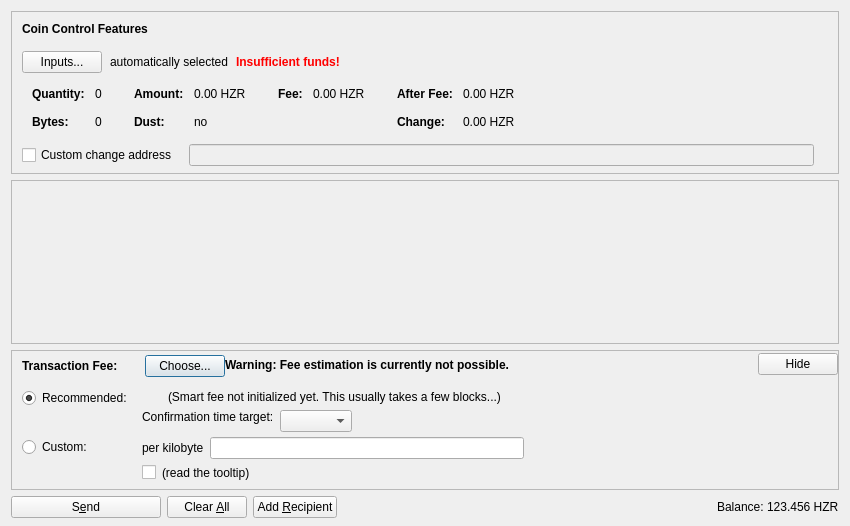
<?xml version="1.0" encoding="UTF-8"?>
<ui version="4.0">
 <class>SendCoinsDialog</class>
 <widget class="QDialog" name="SendCoinsDialog">
  <property name="geometry">
   <rect>
    <x>0</x>
    <y>0</y>
    <width>850</width>
    <height>526</height>
   </rect>
  </property>
  <property name="windowTitle">
   <string>Send Coins</string>
  </property>
  <layout class="QVBoxLayout" name="verticalLayout" stretch="0,1,0,0">
   <property name="bottomMargin">
    <number>8</number>
   </property>
   <item>
    <widget class="QFrame" name="frameCoinControl">
     <property name="sizePolicy">
      <sizepolicy hsizetype="Expanding" vsizetype="Expanding">
       <horstretch>0</horstretch>
       <verstretch>0</verstretch>
      </sizepolicy>
     </property>
     <property name="maximumSize">
      <size>
       <width>16777215</width>
       <height>16777215</height>
      </size>
     </property>
     <property name="frameShape">
      <enum>QFrame::StyledPanel</enum>
     </property>
     <property name="frameShadow">
      <enum>QFrame::Sunken</enum>
     </property>
     <layout class="QVBoxLayout" name="verticalLayoutCoinControl2">
      <property name="spacing">
       <number>0</number>
      </property>
      <property name="leftMargin">
       <number>0</number>
      </property>
      <property name="topMargin">
       <number>0</number>
      </property>
      <property name="rightMargin">
       <number>0</number>
      </property>
      <property name="bottomMargin">
       <number>6</number>
      </property>
      <item>
       <layout class="QVBoxLayout" name="verticalLayoutCoinControl" stretch="0,0,0,0,1">
        <property name="spacing">
         <number>0</number>
        </property>
        <property name="leftMargin">
         <number>10</number>
        </property>
        <property name="topMargin">
         <number>10</number>
        </property>
        <item>
         <layout class="QHBoxLayout" name="horizontalLayoutCoinControl1">
          <property name="bottomMargin">
           <number>15</number>
          </property>
          <item>
           <widget class="QLabel" name="labelCoinControlFeatures">
            <property name="sizePolicy">
             <sizepolicy hsizetype="Preferred" vsizetype="Maximum">
              <horstretch>0</horstretch>
              <verstretch>0</verstretch>
             </sizepolicy>
            </property>
            <property name="font">
             <font>
              <weight>75</weight>
              <bold>true</bold>
             </font>
            </property>
            <property name="styleSheet">
             <string notr="true">font-weight:bold;</string>
            </property>
            <property name="text">
             <string>Coin Control Features</string>
            </property>
           </widget>
          </item>
         </layout>
        </item>
        <item>
         <layout class="QHBoxLayout" name="horizontalLayoutCoinControl2" stretch="0,0,0,0">
          <property name="spacing">
           <number>8</number>
          </property>
          <property name="bottomMargin">
           <number>10</number>
          </property>
          <item>
           <widget class="QPushButton" name="pushButtonCoinControl">
            <property name="styleSheet">
             <string notr="true"/>
            </property>
            <property name="text">
             <string>Inputs...</string>
            </property>
            <property name="autoDefault">
             <bool>false</bool>
            </property>
           </widget>
          </item>
          <item>
           <widget class="QLabel" name="labelCoinControlAutomaticallySelected">
            <property name="text">
             <string>automatically selected</string>
            </property>
            <property name="margin">
             <number>5</number>
            </property>
           </widget>
          </item>
          <item>
           <widget class="QLabel" name="labelCoinControlInsuffFunds">
            <property name="font">
             <font>
              <weight>75</weight>
              <bold>true</bold>
             </font>
            </property>
            <property name="styleSheet">
             <string notr="true">color:red;font-weight:bold;</string>
            </property>
            <property name="text">
             <string>Insufficient funds!</string>
            </property>
            <property name="margin">
             <number>5</number>
            </property>
           </widget>
          </item>
          <item>
           <spacer name="horizontalSpacerCoinControl">
            <property name="orientation">
             <enum>Qt::Horizontal</enum>
            </property>
            <property name="sizeHint" stdset="0">
             <size>
              <width>40</width>
              <height>1</height>
             </size>
            </property>
           </spacer>
          </item>
         </layout>
        </item>
        <item>
         <widget class="QWidget" name="widgetCoinControl" native="true">
          <property name="sizePolicy">
           <sizepolicy hsizetype="Preferred" vsizetype="Preferred">
            <horstretch>0</horstretch>
            <verstretch>0</verstretch>
           </sizepolicy>
          </property>
          <property name="minimumSize">
           <size>
            <width>0</width>
            <height>0</height>
           </size>
          </property>
          <property name="styleSheet">
           <string notr="true"/>
          </property>
          <layout class="QHBoxLayout" name="horizontalLayoutCoinControl5">
           <property name="leftMargin">
            <number>0</number>
           </property>
           <property name="topMargin">
            <number>0</number>
           </property>
           <property name="rightMargin">
            <number>0</number>
           </property>
           <property name="bottomMargin">
            <number>0</number>
           </property>
           <item>
            <layout class="QHBoxLayout" name="horizontalLayoutCoinControl3" stretch="0,0,0,1">
             <property name="spacing">
              <number>20</number>
             </property>
             <property name="topMargin">
              <number>0</number>
             </property>
             <property name="bottomMargin">
              <number>10</number>
             </property>
             <item>
              <layout class="QFormLayout" name="formLayoutCoinControl1">
               <property name="horizontalSpacing">
                <number>10</number>
               </property>
               <property name="verticalSpacing">
                <number>14</number>
               </property>
               <property name="leftMargin">
                <number>10</number>
               </property>
               <property name="topMargin">
                <number>4</number>
               </property>
               <property name="rightMargin">
                <number>6</number>
               </property>
               <item row="0" column="0">
                <widget class="QLabel" name="labelCoinControlQuantityText">
                 <property name="font">
                  <font>
                   <weight>75</weight>
                   <bold>true</bold>
                  </font>
                 </property>
                 <property name="text">
                  <string>Quantity:</string>
                 </property>
                 <property name="margin">
                  <number>0</number>
                 </property>
                </widget>
               </item>
               <item row="0" column="1">
                <widget class="QLabel" name="labelCoinControlQuantity">
                 <property name="cursor">
                  <cursorShape>IBeamCursor</cursorShape>
                 </property>
                 <property name="contextMenuPolicy">
                  <enum>Qt::ActionsContextMenu</enum>
                 </property>
                 <property name="text">
                  <string notr="true">0</string>
                 </property>
                 <property name="margin">
                  <number>0</number>
                 </property>
                 <property name="textInteractionFlags">
                  <set>Qt::LinksAccessibleByMouse|Qt::TextSelectableByKeyboard|Qt::TextSelectableByMouse</set>
                 </property>
                </widget>
               </item>
               <item row="1" column="0">
                <widget class="QLabel" name="labelCoinControlBytesText">
                 <property name="font">
                  <font>
                   <weight>75</weight>
                   <bold>true</bold>
                  </font>
                 </property>
                 <property name="text">
                  <string>Bytes:</string>
                 </property>
                </widget>
               </item>
               <item row="1" column="1">
                <widget class="QLabel" name="labelCoinControlBytes">
                 <property name="cursor">
                  <cursorShape>IBeamCursor</cursorShape>
                 </property>
                 <property name="contextMenuPolicy">
                  <enum>Qt::ActionsContextMenu</enum>
                 </property>
                 <property name="text">
                  <string notr="true">0</string>
                 </property>
                 <property name="textInteractionFlags">
                  <set>Qt::LinksAccessibleByMouse|Qt::TextSelectableByKeyboard|Qt::TextSelectableByMouse</set>
                 </property>
                </widget>
               </item>
              </layout>
             </item>
             <item>
              <layout class="QFormLayout" name="formLayoutCoinControl2">
               <property name="horizontalSpacing">
                <number>10</number>
               </property>
               <property name="verticalSpacing">
                <number>14</number>
               </property>
               <property name="leftMargin">
                <number>6</number>
               </property>
               <property name="topMargin">
                <number>4</number>
               </property>
               <property name="rightMargin">
                <number>6</number>
               </property>
               <item row="0" column="0">
                <widget class="QLabel" name="labelCoinControlAmountText">
                 <property name="font">
                  <font>
                   <weight>75</weight>
                   <bold>true</bold>
                  </font>
                 </property>
                 <property name="text">
                  <string>Amount:</string>
                 </property>
                 <property name="margin">
                  <number>0</number>
                 </property>
                </widget>
               </item>
               <item row="0" column="1">
                <widget class="QLabel" name="labelCoinControlAmount">
                 <property name="cursor">
                  <cursorShape>IBeamCursor</cursorShape>
                 </property>
                 <property name="contextMenuPolicy">
                  <enum>Qt::ActionsContextMenu</enum>
                 </property>
                 <property name="text">
                  <string notr="true">0.00 HZR</string>
                 </property>
                 <property name="textInteractionFlags">
                  <set>Qt::LinksAccessibleByMouse|Qt::TextSelectableByKeyboard|Qt::TextSelectableByMouse</set>
                 </property>
                </widget>
               </item>
               <item row="1" column="0">
                <widget class="QLabel" name="labelCoinControlLowOutputText">
                 <property name="font">
                  <font>
                   <weight>75</weight>
                   <bold>true</bold>
                  </font>
                 </property>
                 <property name="text">
                  <string>Dust:</string>
                 </property>
                </widget>
               </item>
               <item row="1" column="1">
                <widget class="QLabel" name="labelCoinControlLowOutput">
                 <property name="cursor">
                  <cursorShape>IBeamCursor</cursorShape>
                 </property>
                 <property name="contextMenuPolicy">
                  <enum>Qt::ActionsContextMenu</enum>
                 </property>
                 <property name="text">
                  <string notr="true">no</string>
                 </property>
                 <property name="textInteractionFlags">
                  <set>Qt::LinksAccessibleByMouse|Qt::TextSelectableByKeyboard|Qt::TextSelectableByMouse</set>
                 </property>
                </widget>
               </item>
              </layout>
             </item>
             <item>
              <layout class="QFormLayout" name="formLayoutCoinControl3">
               <property name="horizontalSpacing">
                <number>10</number>
               </property>
               <property name="verticalSpacing">
                <number>14</number>
               </property>
               <property name="leftMargin">
                <number>6</number>
               </property>
               <property name="topMargin">
                <number>4</number>
               </property>
               <property name="rightMargin">
                <number>6</number>
               </property>
               <item row="0" column="0">
                <widget class="QLabel" name="labelCoinControlFeeText">
                 <property name="font">
                  <font>
                   <weight>75</weight>
                   <bold>true</bold>
                  </font>
                 </property>
                 <property name="text">
                  <string>Fee:</string>
                 </property>
                 <property name="margin">
                  <number>0</number>
                 </property>
                </widget>
               </item>
               <item row="0" column="1">
                <widget class="QLabel" name="labelCoinControlFee">
                 <property name="cursor">
                  <cursorShape>IBeamCursor</cursorShape>
                 </property>
                 <property name="contextMenuPolicy">
                  <enum>Qt::ActionsContextMenu</enum>
                 </property>
                 <property name="text">
                  <string notr="true">0.00 HZR</string>
                 </property>
                 <property name="textInteractionFlags">
                  <set>Qt::LinksAccessibleByMouse|Qt::TextSelectableByKeyboard|Qt::TextSelectableByMouse</set>
                 </property>
                </widget>
               </item>
              </layout>
             </item>
             <item>
              <layout class="QFormLayout" name="formLayoutCoinControl4">
               <property name="horizontalSpacing">
                <number>10</number>
               </property>
               <property name="verticalSpacing">
                <number>14</number>
               </property>
               <property name="leftMargin">
                <number>6</number>
               </property>
               <property name="topMargin">
                <number>4</number>
               </property>
               <property name="rightMargin">
                <number>6</number>
               </property>
               <item row="0" column="0">
                <widget class="QLabel" name="labelCoinControlAfterFeeText">
                 <property name="font">
                  <font>
                   <weight>75</weight>
                   <bold>true</bold>
                  </font>
                 </property>
                 <property name="text">
                  <string>After Fee:</string>
                 </property>
                 <property name="margin">
                  <number>0</number>
                 </property>
                </widget>
               </item>
               <item row="0" column="1">
                <widget class="QLabel" name="labelCoinControlAfterFee">
                 <property name="cursor">
                  <cursorShape>IBeamCursor</cursorShape>
                 </property>
                 <property name="contextMenuPolicy">
                  <enum>Qt::ActionsContextMenu</enum>
                 </property>
                 <property name="text">
                  <string notr="true">0.00 HZR</string>
                 </property>
                 <property name="textInteractionFlags">
                  <set>Qt::LinksAccessibleByMouse|Qt::TextSelectableByKeyboard|Qt::TextSelectableByMouse</set>
                 </property>
                </widget>
               </item>
               <item row="1" column="0">
                <widget class="QLabel" name="labelCoinControlChangeText">
                 <property name="font">
                  <font>
                   <weight>75</weight>
                   <bold>true</bold>
                  </font>
                 </property>
                 <property name="text">
                  <string>Change:</string>
                 </property>
                </widget>
               </item>
               <item row="1" column="1">
                <widget class="QLabel" name="labelCoinControlChange">
                 <property name="cursor">
                  <cursorShape>IBeamCursor</cursorShape>
                 </property>
                 <property name="contextMenuPolicy">
                  <enum>Qt::ActionsContextMenu</enum>
                 </property>
                 <property name="text">
                  <string notr="true">0.00 HZR</string>
                 </property>
                 <property name="textInteractionFlags">
                  <set>Qt::LinksAccessibleByMouse|Qt::TextSelectableByKeyboard|Qt::TextSelectableByMouse</set>
                 </property>
                </widget>
               </item>
              </layout>
             </item>
            </layout>
           </item>
          </layout>
         </widget>
        </item>
        <item>
         <layout class="QHBoxLayout" name="horizontalLayoutCoinControl4" stretch="0,0,0">
          <property name="spacing">
           <number>12</number>
          </property>
          <property name="sizeConstraint">
           <enum>QLayout::SetDefaultConstraint</enum>
          </property>
          <property name="topMargin">
           <number>5</number>
          </property>
          <property name="rightMargin">
           <number>5</number>
          </property>
          <item>
           <widget class="QCheckBox" name="checkBoxCoinControlChange">
            <property name="toolTip">
             <string>If this is activated, but the change address is empty or invalid, change will be sent to a newly generated address.</string>
            </property>
            <property name="text">
             <string>Custom change address</string>
            </property>
           </widget>
          </item>
          <item>
           <widget class="QValidatedLineEdit" name="lineEditCoinControlChange">
            <property name="enabled">
             <bool>false</bool>
            </property>
            <property name="sizePolicy">
             <sizepolicy hsizetype="Expanding" vsizetype="Fixed">
              <horstretch>0</horstretch>
              <verstretch>0</verstretch>
             </sizepolicy>
            </property>
           </widget>
          </item>
          <item>
           <widget class="QLabel" name="labelCoinControlChangeLabel">
            <property name="sizePolicy">
             <sizepolicy hsizetype="Preferred" vsizetype="Expanding">
              <horstretch>0</horstretch>
              <verstretch>0</verstretch>
             </sizepolicy>
            </property>
            <property name="minimumSize">
             <size>
              <width>0</width>
              <height>0</height>
             </size>
            </property>
            <property name="text">
             <string/>
            </property>
            <property name="margin">
             <number>3</number>
            </property>
           </widget>
          </item>
         </layout>
        </item>
        <item>
         <spacer name="verticalSpacerCoinControl">
          <property name="orientation">
           <enum>Qt::Vertical</enum>
          </property>
          <property name="sizeHint" stdset="0">
           <size>
            <width>800</width>
            <height>1</height>
           </size>
          </property>
         </spacer>
        </item>
       </layout>
      </item>
     </layout>
    </widget>
   </item>
   <item>
    <widget class="QScrollArea" name="scrollArea">
     <property name="widgetResizable">
      <bool>true</bool>
     </property>
     <widget class="QWidget" name="scrollAreaWidgetContents">
      <property name="geometry">
       <rect>
        <x>0</x>
        <y>0</y>
        <width>830</width>
        <height>104</height>
       </rect>
      </property>
      <layout class="QVBoxLayout" name="verticalLayout_2" stretch="0,1">
       <property name="leftMargin">
        <number>0</number>
       </property>
       <property name="topMargin">
        <number>0</number>
       </property>
       <property name="rightMargin">
        <number>0</number>
       </property>
       <property name="bottomMargin">
        <number>0</number>
       </property>
       <item>
        <layout class="QVBoxLayout" name="entries">
         <property name="spacing">
          <number>6</number>
         </property>
        </layout>
       </item>
       <item>
        <spacer name="verticalSpacer">
         <property name="orientation">
          <enum>Qt::Vertical</enum>
         </property>
         <property name="sizeHint" stdset="0">
          <size>
           <width>20</width>
           <height>40</height>
          </size>
         </property>
        </spacer>
       </item>
      </layout>
     </widget>
    </widget>
   </item>
   <item>
    <widget class="QFrame" name="frameFee">
     <property name="sizePolicy">
      <sizepolicy hsizetype="Expanding" vsizetype="Expanding">
       <horstretch>0</horstretch>
       <verstretch>0</verstretch>
      </sizepolicy>
     </property>
     <property name="maximumSize">
      <size>
       <width>16777215</width>
       <height>16777215</height>
      </size>
     </property>
     <property name="frameShape">
      <enum>QFrame::StyledPanel</enum>
     </property>
     <property name="frameShadow">
      <enum>QFrame::Sunken</enum>
     </property>
     <layout class="QVBoxLayout" name="verticalLayoutFee1">
      <property name="spacing">
       <number>0</number>
      </property>
      <property name="leftMargin">
       <number>0</number>
      </property>
      <property name="topMargin">
       <number>0</number>
      </property>
      <property name="rightMargin">
       <number>0</number>
      </property>
      <property name="bottomMargin">
       <number>0</number>
      </property>
      <item>
       <layout class="QVBoxLayout" name="verticalLayoutFee2" stretch="0,0,0">
        <property name="spacing">
         <number>0</number>
        </property>
        <property name="leftMargin">
         <number>10</number>
        </property>
        <property name="topMargin">
         <number>0</number>
        </property>
        <item>
         <layout class="QHBoxLayout" name="horizontalLayoutFee1">
          <property name="bottomMargin">
           <number>0</number>
          </property>
          <item>
           <layout class="QVBoxLayout" name="verticalLayoutFee7">
            <property name="spacing">
             <number>0</number>
            </property>
            <item>
             <spacer name="verticalSpacerSmartFee">
              <property name="orientation">
               <enum>Qt::Vertical</enum>
              </property>
              <property name="sizeType">
               <enum>QSizePolicy::Fixed</enum>
              </property>
              <property name="sizeHint" stdset="0">
               <size>
                <width>1</width>
                <height>4</height>
               </size>
              </property>
             </spacer>
            </item>
            <item>
             <layout class="QHBoxLayout" name="horizontalLayoutSmartFee">
              <property name="spacing">
               <number>10</number>
              </property>
              <item>
               <widget class="QLabel" name="labelFeeHeadline">
                <property name="sizePolicy">
                 <sizepolicy hsizetype="Preferred" vsizetype="Maximum">
                  <horstretch>0</horstretch>
                  <verstretch>0</verstretch>
                 </sizepolicy>
                </property>
                <property name="font">
                 <font>
                  <weight>75</weight>
                  <bold>true</bold>
                 </font>
                </property>
                <property name="styleSheet">
                 <string notr="true">font-weight:bold;</string>
                </property>
                <property name="text">
                 <string>Transaction Fee:</string>
                </property>
               </widget>
              </item>
              <item>
               <widget class="QLabel" name="labelFeeMinimized">
                <property name="text">
                 <string/>
                </property>
               </widget>
              </item>
              <item>
               <widget class="QPushButton" name="buttonChooseFee">
                <property name="text">
                 <string>Choose...</string>
                </property>
               </widget>
              </item>
             </layout>
            </item>
            <item>
             <spacer name="verticalSpacer_5">
              <property name="orientation">
               <enum>Qt::Vertical</enum>
              </property>
              <property name="sizeHint" stdset="0">
               <size>
                <width>1</width>
                <height>1</height>
               </size>
              </property>
             </spacer>
            </item>
           </layout>
          </item>
          <item>
           <widget class="QLabel" name="fallbackFeeWarningLabel">
            <property name="toolTip">
             <string>Using the fallbackfee can result in sending a transaction that will take several hours or days (or never) to confirm. Consider choosing your fee manually or wait until you have validated the complete chain.</string>
            </property>
            <property name="font">
            <font>
                <weight>75</weight>
                <bold>true</bold>
            </font>
            </property>
            <property name="text">
             <string>Warning: Fee estimation is currently not possible.</string>
            </property>
            <property name="wordWrap">
             <bool>false</bool>
            </property>
           </widget>
          </item>
          <item>
           <spacer name="horizontalSpacer_4">
            <property name="orientation">
             <enum>Qt::Horizontal</enum>
            </property>
            <property name="sizeType">
             <enum>QSizePolicy::MinimumExpanding</enum>
            </property>
            <property name="sizeHint" stdset="0">
             <size>
              <width>40</width>
              <height>20</height>
             </size>
            </property>
           </spacer>
          </item>
          <item>
           <widget class="QPushButton" name="buttonMinimizeFee">
            <property name="toolTip">
             <string>collapse fee-settings</string>
            </property>
            <property name="text">
             <string>Hide</string>
            </property>
           </widget>
          </item>
         </layout>
        </item>
        <item>
         <widget class="QFrame" name="frameFeeSelection">
          <layout class="QVBoxLayout" name="verticalLayoutFee12">
           <property name="spacing">
            <number>0</number>
           </property>
           <property name="leftMargin">
            <number>0</number>
           </property>
           <property name="topMargin">
            <number>0</number>
           </property>
           <property name="rightMargin">
            <number>0</number>
           </property>
           <property name="bottomMargin">
            <number>0</number>
           </property>
           <item>
            <layout class="QGridLayout" name="gridLayoutFee">
             <property name="topMargin">
              <number>10</number>
             </property>
             <property name="bottomMargin">
              <number>4</number>
             </property>
             <property name="horizontalSpacing">
              <number>10</number>
             </property>
             <property name="verticalSpacing">
              <number>4</number>
             </property>
             <item row="1" column="1">
              <layout class="QVBoxLayout" name="verticalLayoutFee8">
               <property name="spacing">
                <number>6</number>
               </property>
               <item>
                <layout class="QHBoxLayout" name="horizontalLayoutFee13">
                 <item>
                  <widget class="QLabel" name="labelCustomPerKilobyte">
                   <property name="toolTip">
                    <string>If the custom fee is set to 1000 satoshis and the transaction is only 250 bytes, then &quot;per kilobyte&quot; only pays 250 satoshis in fee, while &quot;total at least&quot; pays 1000 satoshis. For transactions bigger than a kilobyte both pay by kilobyte.</string>
                   </property>
                   <property name="text">
                    <string>per kilobyte</string>
                   </property>
                  </widget>
                 </item>
                 <item>
                  <widget class="BitcoinAmountField" name="customFee"/>
                 </item>
                 <item>
                  <spacer name="horizontalSpacer_6">
                   <property name="orientation">
                    <enum>Qt::Horizontal</enum>
                   </property>
                   <property name="sizeHint" stdset="0">
                    <size>
                     <width>1</width>
                     <height>1</height>
                    </size>
                   </property>
                  </spacer>
                 </item>
                </layout>
               </item>
               <item>
                <layout class="QHBoxLayout" name="horizontalLayoutFee8">
                 <item>
                  <widget class="QCheckBox" name="checkBoxMinimumFee">
                   <property name="toolTip">
                    <string>Paying only the minimum fee is just fine as long as there is less transaction volume than space in the blocks. But be aware that this can end up in a never confirming transaction once there is more demand for beeso transactions than the network can process.</string>
                   </property>
                   <property name="text">
                    <string/>
                   </property>
                  </widget>
                 </item>
                 <item>
                  <widget class="QLabel" name="labelMinFeeWarning">
                   <property name="enabled">
                    <bool>true</bool>
                   </property>
                   <property name="toolTip">
                    <string>Paying only the minimum fee is just fine as long as there is less transaction volume than space in the blocks. But be aware that this can end up in a never confirming transaction once there is more demand for beeso transactions than the network can process.</string>
                   </property>
                   <property name="text">
                    <string>(read the tooltip)</string>
                   </property>
                   <property name="margin">
                    <number>5</number>
                   </property>
                  </widget>
                 </item>
                 <item>
                  <spacer name="horizontalSpacer_2">
                   <property name="orientation">
                    <enum>Qt::Horizontal</enum>
                   </property>
                   <property name="sizeHint" stdset="0">
                    <size>
                     <width>1</width>
                     <height>1</height>
                    </size>
                   </property>
                  </spacer>
                 </item>
                </layout>
               </item>
              </layout>
             </item>
             <item row="0" column="0">
              <layout class="QVBoxLayout" name="verticalLayoutFee4" stretch="0,1">
               <item>
                <widget class="QRadioButton" name="radioSmartFee">
                 <property name="text">
                  <string>Recommended:</string>
                 </property>
                 <property name="checked">
                  <bool>true</bool>
                 </property>
                 <attribute name="buttonGroup">
                  <string notr="true">groupFee</string>
                 </attribute>
                </widget>
               </item>
               <item>
                <spacer name="verticalSpacer_2">
                 <property name="orientation">
                  <enum>Qt::Vertical</enum>
                 </property>
                 <property name="sizeHint" stdset="0">
                  <size>
                   <width>1</width>
                   <height>1</height>
                  </size>
                 </property>
                </spacer>
               </item>
              </layout>
             </item>
             <item row="1" column="0">
              <layout class="QVBoxLayout" name="verticalLayoutFee9" stretch="0,1">
               <item>
                <widget class="QRadioButton" name="radioCustomFee">
                 <property name="text">
                  <string>Custom:</string>
                 </property>
                 <attribute name="buttonGroup">
                  <string notr="true">groupFee</string>
                 </attribute>
                </widget>
               </item>
               <item>
                <spacer name="verticalSpacer_6">
                 <property name="orientation">
                  <enum>Qt::Vertical</enum>
                 </property>
                 <property name="sizeHint" stdset="0">
                  <size>
                   <width>1</width>
                   <height>1</height>
                  </size>
                 </property>
                </spacer>
               </item>
              </layout>
             </item>
             <item row="0" column="1">
              <layout class="QVBoxLayout" name="verticalLayoutFee3" stretch="0,0,1">
               <property name="spacing">
                <number>6</number>
               </property>
               <property name="topMargin">
                <number>2</number>
               </property>
               <item>
                <layout class="QHBoxLayout" name="horizontalLayoutFee12">
                 <item>
                  <widget class="QLabel" name="labelSmartFee">
                   <property name="text">
                    <string/>
                   </property>
                   <property name="margin">
                    <number>2</number>
                   </property>
                  </widget>
                 </item>
                 <item>
                  <widget class="QLabel" name="labelFeeEstimation">
                   <property name="text">
                    <string/>
                   </property>
                  </widget>
                 </item>
                 <item>
                  <widget class="QLabel" name="labelSmartFee2">
                   <property name="text">
                    <string>(Smart fee not initialized yet. This usually takes a few blocks...)</string>
                   </property>
                   <property name="margin">
                    <number>2</number>
                   </property>
                  </widget>
                 </item>
                 <item>
                  <spacer name="horizontalSpacer_5">
                   <property name="orientation">
                    <enum>Qt::Horizontal</enum>
                   </property>
                   <property name="sizeHint" stdset="0">
                    <size>
                     <width>1</width>
                     <height>1</height>
                    </size>
                   </property>
                  </spacer>
                 </item>
                </layout>
               </item>
               <item>
                <layout class="QHBoxLayout" name="horizontalLayoutFee9">
                 <item>
                  <layout class="QVBoxLayout" name="verticalLayoutFee6">
                   <item>
                    <widget class="QLabel" name="labelSmartFee3">
                     <property name="text">
                      <string>Confirmation time target:</string>
                     </property>
                     <property name="margin">
                      <number>2</number>
                     </property>
                    </widget>
                   </item>
                   <item>
                    <spacer name="verticalSpacer_3">
                     <property name="orientation">
                      <enum>Qt::Vertical</enum>
                     </property>
                     <property name="sizeHint" stdset="0">
                      <size>
                       <width>1</width>
                       <height>1</height>
                      </size>
                     </property>
                    </spacer>
                   </item>
                  </layout>
                 </item>
                 <item>
                  <layout class="QVBoxLayout" name="verticalLayoutFee5">
                   <property name="rightMargin">
                    <number>30</number>
                   </property>
                   <item>
                    <layout class="QHBoxLayout" name="horizontalLayoutConfTarget">
                     <property name="bottomMargin">
                      <number>0</number>
                     </property>
                     <item>
                      <widget class="QComboBox" name="confTargetSelector"/>
                     </item>
                     <item>
                      <spacer name="horizontalSpacerConfTarget">
                       <property name="orientation">
                        <enum>Qt::Horizontal</enum>
                       </property>
                       <property name="sizeHint" stdset="0">
                        <size>
                         <width>40</width>
                         <height>20</height>
                        </size>
                       </property>
                      </spacer>
                     </item>
                    </layout>
                   </item>
                  </layout>
                 </item>
                </layout>
               </item>
               <item>
                <spacer name="verticalSpacer_4">
                 <property name="orientation">
                  <enum>Qt::Vertical</enum>
                 </property>
                 <property name="sizeHint" stdset="0">
                  <size>
                   <width>1</width>
                   <height>1</height>
                  </size>
                 </property>
                </spacer>
               </item>
              </layout>
             </item>
            </layout>
           </item>
          </layout>
         </widget>
        </item>
        <item>
         <spacer name="verticalSpacerFee">
          <property name="orientation">
           <enum>Qt::Vertical</enum>
          </property>
          <property name="sizeHint" stdset="0">
           <size>
            <width>40</width>
            <height>5</height>
           </size>
          </property>
         </spacer>
        </item>
       </layout>
      </item>
     </layout>
    </widget>
   </item>
   <item>
    <layout class="QHBoxLayout" name="horizontalLayout">
     <item>
      <widget class="QPushButton" name="sendButton">
       <property name="minimumSize">
        <size>
         <width>150</width>
         <height>0</height>
        </size>
       </property>
       <property name="toolTip">
        <string>Confirm the send action</string>
       </property>
       <property name="text">
        <string>S&amp;end</string>
       </property>
       <property name="icon">
        <iconset resource="../bitcoin.qrc">
         <normaloff>:/icons/send</normaloff>:/icons/send</iconset>
       </property>
       <property name="autoDefault">
        <bool>false</bool>
       </property>
       <property name="default">
        <bool>false</bool>
       </property>
      </widget>
     </item>
     <item>
      <widget class="QPushButton" name="clearButton">
       <property name="sizePolicy">
        <sizepolicy hsizetype="Minimum" vsizetype="Fixed">
         <horstretch>0</horstretch>
         <verstretch>0</verstretch>
        </sizepolicy>
       </property>
       <property name="toolTip">
        <string>Clear all fields of the form.</string>
       </property>
       <property name="text">
        <string>Clear &amp;All</string>
       </property>
       <property name="icon">
        <iconset resource="../bitcoin.qrc">
         <normaloff>:/icons/remove</normaloff>:/icons/remove</iconset>
       </property>
       <property name="autoDefault">
        <bool>false</bool>
       </property>
      </widget>
     </item>
     <item>
      <widget class="QPushButton" name="addButton">
       <property name="toolTip">
        <string>Send to multiple recipients at once</string>
       </property>
       <property name="text">
        <string>Add &amp;Recipient</string>
       </property>
       <property name="icon">
        <iconset resource="../bitcoin.qrc">
         <normaloff>:/icons/add</normaloff>:/icons/add</iconset>
       </property>
       <property name="autoDefault">
        <bool>false</bool>
       </property>
      </widget>
     </item>
     <item>
      <spacer name="horizontalSpacer">
       <property name="orientation">
        <enum>Qt::Horizontal</enum>
       </property>
       <property name="sizeHint" stdset="0">
        <size>
         <width>40</width>
         <height>20</height>
        </size>
       </property>
      </spacer>
     </item>
     <item>
      <layout class="QHBoxLayout" name="horizontalLayout_2">
       <property name="spacing">
        <number>3</number>
       </property>
       <item>
        <widget class="QLabel" name="label">
         <property name="sizePolicy">
          <sizepolicy hsizetype="Preferred" vsizetype="Fixed">
           <horstretch>0</horstretch>
           <verstretch>0</verstretch>
          </sizepolicy>
         </property>
         <property name="text">
          <string>Balance:</string>
         </property>
        </widget>
       </item>
       <item>
        <widget class="QLabel" name="labelBalance">
         <property name="sizePolicy">
          <sizepolicy hsizetype="Preferred" vsizetype="Fixed">
           <horstretch>0</horstretch>
           <verstretch>0</verstretch>
          </sizepolicy>
         </property>
         <property name="cursor">
          <cursorShape>IBeamCursor</cursorShape>
         </property>
         <property name="text">
          <string notr="true">123.456 HZR</string>
         </property>
         <property name="textInteractionFlags">
          <set>Qt::LinksAccessibleByMouse|Qt::TextSelectableByKeyboard|Qt::TextSelectableByMouse</set>
         </property>
        </widget>
       </item>
      </layout>
     </item>
    </layout>
   </item>
  </layout>
 </widget>
 <customwidgets>
  <customwidget>
   <class>QValidatedLineEdit</class>
   <extends>QLineEdit</extends>
   <header>qt/qvalidatedlineedit.h</header>
  </customwidget>
  <customwidget>
   <class>BitcoinAmountField</class>
   <extends>QLineEdit</extends>
   <header>qt/bitcoinamountfield.h</header>
   <container>1</container>
  </customwidget>
 </customwidgets>
 <resources>
  <include location="../bitcoin.qrc"/>
 </resources>
 <connections/>
 <buttongroups>
  <buttongroup name="groupFee"/>
 </buttongroups>
</ui>
